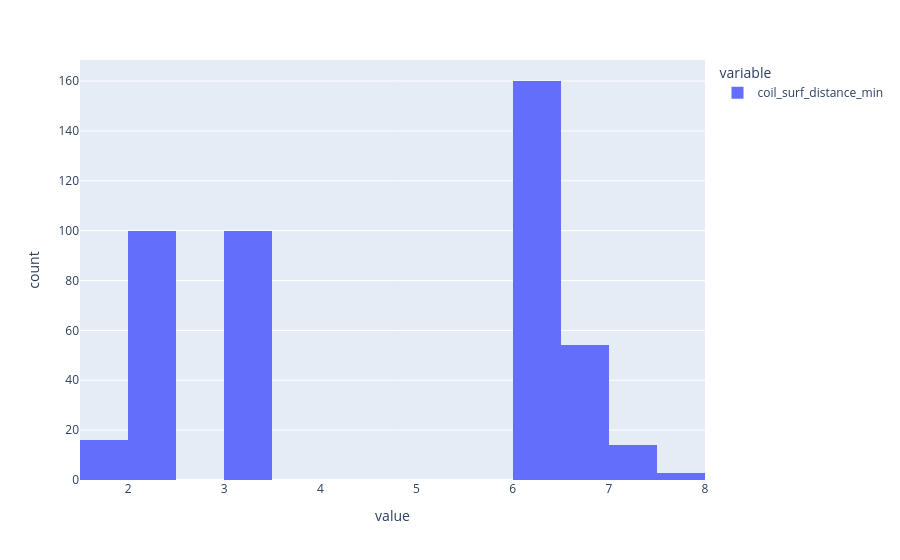

This figure's notebook cell:
### Code cell
uniform_df["coil_surf_distance_min"].hist(bins=n_bins)

### Figure 1 — Plotly figure (JSON) as saved in the notebook; plotly's stock layout.template omitted (floating-point values rounded to 4 significant figures; data arrays with more than 128 entries replaced by an {"elided": "..."} marker saying what was removed)
{"data": [{"bingroup": "x", "hovertemplate": "variable=coil_surf_distance_min<br>value=%{x}<br>count=%{y}<extra></extra>", "legendgroup": "coil_surf_distance_min", "marker": {"color": "#636efa", "pattern": {"shape": ""}}, "name": "coil_surf_distance_min", "orientation": "v", "showlegend": true, "type": "histogram", "x": {"elided": "447 float values"}, "xaxis": "x", "yaxis": "y"}], "layout": {"barmode": "relative", "legend": {"title": {"text": "variable"}, "tracegroupgap": 0}, "margin": {"t": 60}, "xaxis": {"anchor": "y", "domain": [0, 1], "title": {"text": "value"}}, "yaxis": {"anchor": "x", "domain": [0, 1], "title": {"text": "count"}}}}
